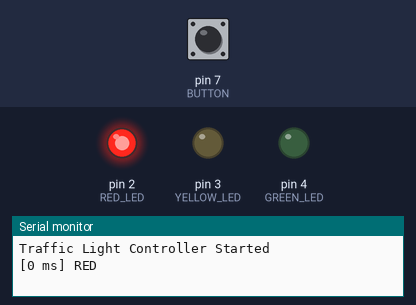
The sketch below on a simulated Arduino Uno, built with avr-gcc and run on an emulated ATmega328P. Parts: output pins drawn as LEDs (lit = HIGH), the last lines printed to the serial monitor. The test bench sets the inputs (shaded band); at power-on: pin 7 (BUTTON) LOW.

Above: at 1.2 s.
1.3 s: pin 7 (BUTTON) pulled HIGH for 0.15 s
At 14.6 s:
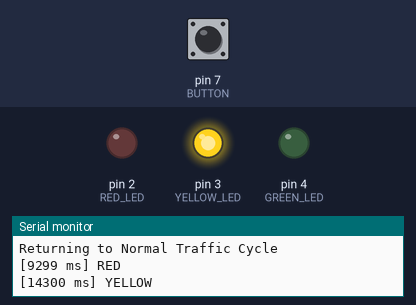
At 17.3 s:
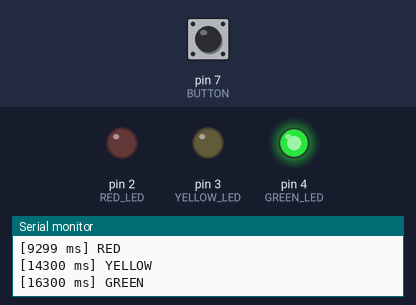
Timing chart, 0 to 17.8 s (numbered marks = the images above; inputs shaded):
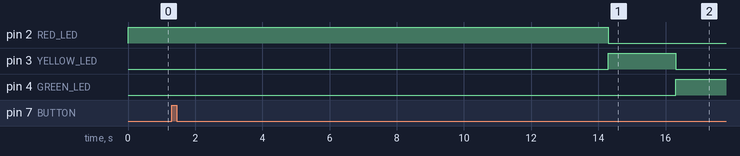

The sketch:

Traffic_Light.ino
```cpp
/*
------------------------------------------------------------
Project     : Traffic Light Controller
File Name   : traffic_light.ino

Author      : P Meet Kumar
Roll Number : IoT 009
Date        : 09 July 2026

Program     : IoT and Drone Building Summer School 2026
Institution : Indian Institute of Technology Jammu (IIT Jammu)

Description :
This program simulates a traffic light system using
three LEDs and a pedestrian crossing button.

Normal Sequence:
RED (5s) → YELLOW (2s) → GREEN (4s)

When the pedestrian button is pressed, the traffic
signal immediately switches to RED for 8 seconds
before returning to the normal sequence.

The current traffic light state along with the
timestamp (millis()) is displayed on the Serial Monitor.
------------------------------------------------------------
*/

const int RED_LED = 2;
const int YELLOW_LED = 3;
const int GREEN_LED = 4;

const int BUTTON = 7;

void setup() {

  // Configure LED pins as outputs
  pinMode(RED_LED, OUTPUT);
  pinMode(YELLOW_LED, OUTPUT);
  pinMode(GREEN_LED, OUTPUT);

  // Configure pedestrian button as input
  pinMode(BUTTON, INPUT);

  Serial.begin(115200);

  Serial.println("Traffic Light Controller Started");
}

void loop() {

  // Check if pedestrian requests road crossing
  if (digitalRead(BUTTON) == HIGH) {

    pedestrianCrossing();
    return;
  }

  // RED signal
  setLights(HIGH, LOW, LOW);

  Serial.print("[");
  Serial.print(millis());
  Serial.println(" ms] RED");

  if (waitWithButtonCheck(5000))
    return;

  // YELLOW signal
  setLights(LOW, HIGH, LOW);

  Serial.print("[");
  Serial.print(millis());
  Serial.println(" ms] YELLOW");

  if (waitWithButtonCheck(2000))
    return;

  // GREEN signal
  setLights(LOW, LOW, HIGH);

  Serial.print("[");
  Serial.print(millis());
  Serial.println(" ms] GREEN");

  if (waitWithButtonCheck(4000))
    return;
}

// Controls the ON/OFF state of all traffic lights
void setLights(bool red, bool yellow, bool green) {

  digitalWrite(RED_LED, red);
  digitalWrite(YELLOW_LED, yellow);
  digitalWrite(GREEN_LED, green);
}

// Handles pedestrian crossing request
void pedestrianCrossing() {

  setLights(HIGH, LOW, LOW);

  Serial.print("[");
  Serial.print(millis());
  Serial.println(" ms] Pedestrian Request -> RED (8 sec)");

  // Hold RED signal for pedestrians
  delay(8000);

  Serial.println("Returning to Normal Traffic Cycle");
}

// Waits for the specified duration while continuously
// monitoring the pedestrian button
bool waitWithButtonCheck(unsigned long duration) {

  unsigned long startTime = millis();

  while (millis() - startTime < duration) {

    // Interrupt normal sequence if button is pressed
    if (digitalRead(BUTTON) == HIGH) {

      pedestrianCrossing();
      return true;
    }
  }

  return false;
}
```
